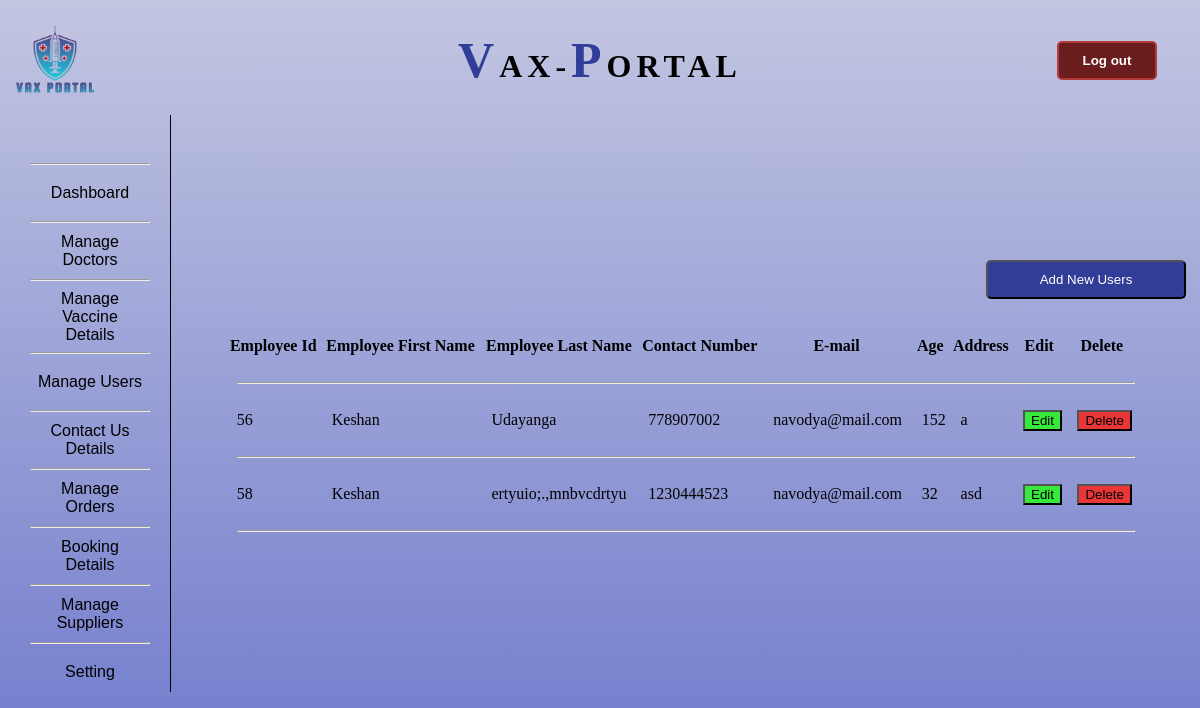
The app's page /Admin/manageUsers/manageUsers_staff.php with its own data.
### tables this page shows
CREATE TABLE `employee` (
  `employee_id` int(10) UNSIGNED NOT NULL,
  `employee_Fname` varchar(20) NOT NULL,
  `employee_Lname` varchar(20) NOT NULL,
  `contact_number` int(10) NOT NULL,
  `e_mail` varchar(25) NOT NULL,
  `age` int(10) NOT NULL,
  `addres` varchar(60) NOT NULL
);

### Admin/manageUsers/manageUsers_staff.php (the view, shortened to what this page needs)
<?php
require_once "../../DB_Connection.php";
?>
<!DOCTYPE html>
<html>
<head>
    <link rel="stylesheet" href="./manageUsersStaff.css">
</head>
<body style="overflow-X:hidden;min-height:100vh;height:auto;">
    <div id="header">
        <table style="width: 100%;">
            <tr>
                <td style="width: 25%">
                    <img src="../images/allPages/logo.png" alt="campanyLogo" width="30%">
                </td>
                <td>
                    <h1><span>V</span>AX-<span>P</span>ORTAL</h1>
                </td>
                <td style="width: 25%;">
                    <a href="../../index.php"><button id="lgoutBtn"><b>Log out</b></button></a>
                </td>
            </tr>
        </table>
    </div>
    <div>
        <table style="width:100%; ">
            <tr>
                <td id="nav">
                    <hr>
                    <a href="../dashboard.php"><button class="leftNavbtn">Dashboard</button></a> <br>
                    <hr>
                    <a href="../doctorDetails/readDoctorDetails.php"><button class="leftNavbtn">Manage Doctors</button></a> <br>
                    <hr>
                    <a href="../vaccineDetails/readvaccine.php"><button class="leftNavbtn">Manage Vaccine Details</button></a> <br>
                    <hr>
                    <a href="./manageUsers_staff.php"><button class="leftNavbtn">Manage Users</button></a> <br>
                    <hr>
                    <a href="../contactus/CUdisplay.php"><button class="leftNavbtn">Contact Us Details</button></a> <br>
                    <hr>
                    <a href="../dashboard.php"><button class="leftNavbtn">Manage Orders</button></a> <br>
                    <hr>
                    <a href="../booking/displayBookingDetails.php"><button class="leftNavbtn">Booking Details</button></a> <br>
                    <hr>
                    <a href="../dashboard.php"><button class="leftNavbtn">Manage Suppliers</button></a> <br>
                    <hr>
                    <a href="../dashboard.php"><button class="leftNavbtn">Setting</button></a> <br>
                </td>
                <td id="dataDisplay">
                    <center>
                        <div>
                            <div id="addNewUsers">
                                <table>
                                    <tr>
                                        <td> <a href="./newUser.php"><button>Add New Users</button></a> </td>
                                    </tr>
                                </table>
                            </div>
                            <table style="width: 90%;">
                                <tr>
                                    <th>Employee Id</th>
                                    <th>Employee First Name</th>
                                    <th>Employee Last Name</th>
                                    <th>Contact Number</th>
                                    <th>E-mail</th>
                                    <th>Age</th>
                                    <th>Address</th>
                                    <th>Edit</th>
                                    <th>Delete</th>
                                </tr>
                                <tr>
                                    <td colspan='9'>
                                        <hr>
                                    </td>
                                </tr>
                                <?php
                                $display = "SELECT * FROM employee";
                                $result = $conn->query($display);
                                if ($result->num_rows > 0) {
                                    while ($rows = $result->fetch_assoc()) {
                                        echo "<tr>
                                    <td>" . $rows['employee_id'] . "</td>
                                    <td>" . $rows['employee_Fname'] . "</td>
                                    <td>" . $rows['employee_Lname'] . "</td>
                                    <td>" . $rows['contact_number'] . "</td>
                                    <td>" . $rows['e_mail'] . "</td>
                                    <td>" . $rows['age'] . "</td>
                                    <td>" . $rows['addres'] . "</td>
                                    <form method='POST' action='./update.php'>
                                        <input type='hidden' name='id' value='" . $rows['employee_id'] . "'>
                                    <td><input class='editBtn' type='submit' name='edit' value='Edit'></td>
                                    </form>
                                    <form method='POST' action='./deeteDatabase.php'>
                                            <input type='hidden' name='employee_id' value='" . $rows['employee_id'] . "'>
                                            <td><input class='deleteBtn' type='submit' name='delete' value='Delete'></td>
                                        </form>
                                    </tr>";
                                        echo "<tr><td colspan='9'><hr></td></tr>";
                                    }
                                }
                                ?>
                            </table>
                        </div>
                    </center>
                </td>
            </tr>
        </table>
    </div>
</body>
</html>

### Admin/manageUsers/manageUsersStaff.css (style rules this page uses)
body { background: linear-gradient(0deg, rgb(107, 118, 203) 0%, rgba(195, 198, 225, 1) 100%); min-height: 100vh; height: auto; }
#header h1>span { color: #313d97; font-size: 50px; }
#header h1 { margin-top: 20px; text-align: center; font-family: 'Times New Roman', Times, serif; letter-spacing: 5px; font-weight: bold; }
.leftNavbtn { width: 100%; height: 40px; border: none; background-color: transparent; font-size: medium; }
#dataDisplay td { padding-left: 10px; }
#dataDisplay tr { height: 35px; }
#dataDisplay tr button { width: 75px; }
.editBtn { background-color: #37e93d; }
.deleteBtn { background-color: #e93737; }
#addNewUsers tr button { width: 200px; margin-left: 800px; margin-bottom: 25px; background-color: #313d97; padding: 10px; color: white; border-radius: 5px; }
#lgoutBtn { padding: 10px; border: none; border-radius: 5px; margin-left: 160px; width: 100px; background-color: #6b1d1d; color: white; border: 2px solid #b23b3b; }
button { cursor: pointer; }
#nav { width: 20%; padding: 40px 20px 0px 20px; border-right: 1px solid black; vertical-align: top; }

### records on screen
employee: employee_id "56", employee_Fname "Keshan", employee_Lname "Udayanga", contact_number "778907002", e_mail "navodya@mail.com", age "152", addres "a"
employee: employee_id "58", employee_Fname "Keshan", employee_Lname "ertyuio;.,mnbvcdrtyu", contact_number "1230444523", e_mail "navodya@mail.com", age "32", addres "asd"
